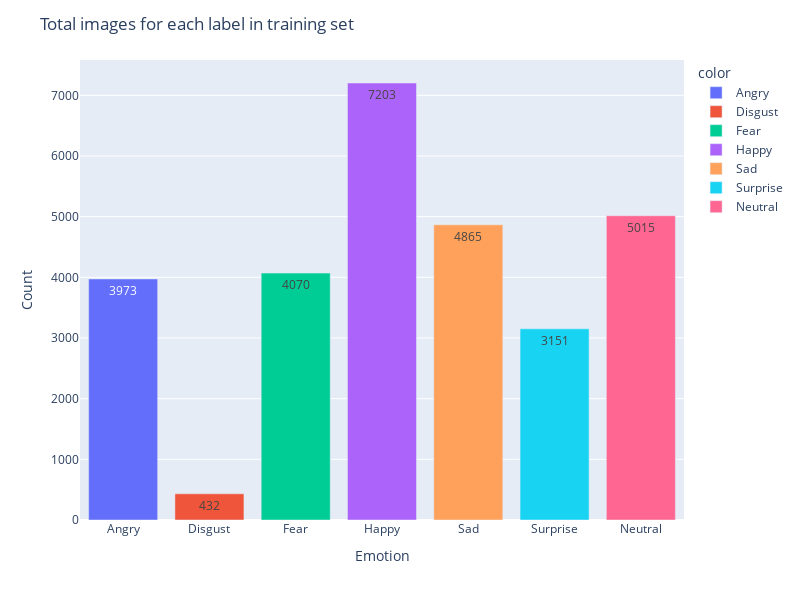

Source (notebook cell):
### Code cell
fig = px.bar(x=list(labels.keys()), y=list(labels.values()), color=list(labels.keys()))

fig.update_layout(
    title="Total images for each label in training set",
    xaxis_title="Emotion",
    yaxis_title="Count",
    height=600,
    width=800,
)

fig.update_traces(texttemplate="%{y}", textposition="inside")

fig.show()

### Figure 1 — Plotly figure (JSON) as saved in the notebook; plotly's stock layout.template omitted (floating-point values rounded to 4 significant figures)
{"data": [{"alignmentgroup": "True", "hovertemplate": "color=Angry<br>x=%{x}<br>y=%{y}<extra></extra>", "legendgroup": "Angry", "marker": {"color": "#636efa", "pattern": {"shape": ""}}, "name": "Angry", "offsetgroup": "Angry", "orientation": "v", "showlegend": true, "textposition": "inside", "texttemplate": "%{y}", "type": "bar", "x": ["Angry"], "xaxis": "x", "y": [3973], "yaxis": "y"}, {"alignmentgroup": "True", "hovertemplate": "color=Disgust<br>x=%{x}<br>y=%{y}<extra></extra>", "legendgroup": "Disgust", "marker": {"color": "#EF553B", "pattern": {"shape": ""}}, "name": "Disgust", "offsetgroup": "Disgust", "orientation": "v", "showlegend": true, "textposition": "inside", "texttemplate": "%{y}", "type": "bar", "x": ["Disgust"], "xaxis": "x", "y": [432], "yaxis": "y"}, {"alignmentgroup": "True", "hovertemplate": "color=Fear<br>x=%{x}<br>y=%{y}<extra></extra>", "legendgroup": "Fear", "marker": {"color": "#00cc96", "pattern": {"shape": ""}}, "name": "Fear", "offsetgroup": "Fear", "orientation": "v", "showlegend": true, "textposition": "inside", "texttemplate": "%{y}", "type": "bar", "x": ["Fear"], "xaxis": "x", "y": [4070], "yaxis": "y"}, {"alignmentgroup": "True", "hovertemplate": "color=Happy<br>x=%{x}<br>y=%{y}<extra></extra>", "legendgroup": "Happy", "marker": {"color": "#ab63fa", "pattern": {"shape": ""}}, "name": "Happy", "offsetgroup": "Happy", "orientation": "v", "showlegend": true, "textposition": "inside", "texttemplate": "%{y}", "type": "bar", "x": ["Happy"], "xaxis": "x", "y": [7203], "yaxis": "y"}, {"alignmentgroup": "True", "hovertemplate": "color=Sad<br>x=%{x}<br>y=%{y}<extra></extra>", "legendgroup": "Sad", "marker": {"color": "#FFA15A", "pattern": {"shape": ""}}, "name": "Sad", "offsetgroup": "Sad", "orientation": "v", "showlegend": true, "textposition": "inside", "texttemplate": "%{y}", "type": "bar", "x": ["Sad"], "xaxis": "x", "y": [4865], "yaxis": "y"}, {"alignmentgroup": "True", "hovertemplate": "color=Surprise<br>x=%{x}<br>y=%{y}<extra></extra>", "legendgroup": "Surprise", "marker": {"color": "#19d3f3", "pattern": {"shape": ""}}, "name": "Surprise", "offsetgroup": "Surprise", "orientation": "v", "showlegend": true, "textposition": "inside", "texttemplate": "%{y}", "type": "bar", "x": ["Surprise"], "xaxis": "x", "y": [3151], "yaxis": "y"}, {"alignmentgroup": "True", "hovertemplate": "color=Neutral<br>x=%{x}<br>y=%{y}<extra></extra>", "legendgroup": "Neutral", "marker": {"color": "#FF6692", "pattern": {"shape": ""}}, "name": "Neutral", "offsetgroup": "Neutral", "orientation": "v", "showlegend": true, "textposition": "inside", "texttemplate": "%{y}", "type": "bar", "x": ["Neutral"], "xaxis": "x", "y": [5015], "yaxis": "y"}], "layout": {"barmode": "relative", "height": 600, "legend": {"title": {"text": "color"}, "tracegroupgap": 0}, "margin": {"t": 60}, "title": {"text": "Total images for each label in training set"}, "width": 800, "xaxis": {"anchor": "y", "domain": [0, 1], "title": {"text": "Emotion"}}, "yaxis": {"anchor": "x", "domain": [0, 1], "title": {"text": "Count"}}}}
